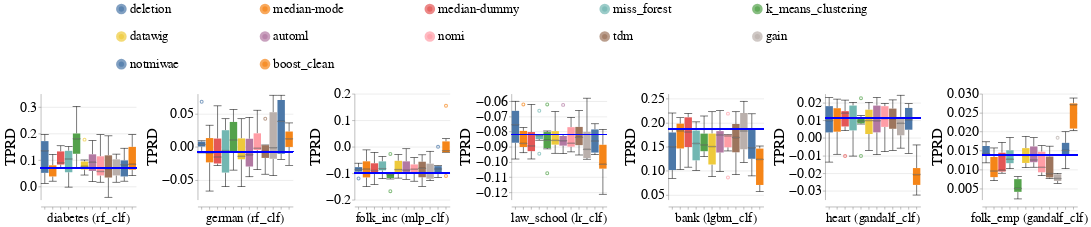

Source (notebook cell):
### Code cell
create_box_plots_for_diff_imputers_and_datasets(train_injection_scenario='mixed_exp',
                                                test_injection_scenario='MCAR1 & MAR1 & MNAR1',
                                                dataset_to_group=DATASETS_SENSITIVE_ATTRS,
                                                metric_name='Equalized_Odds_TPR',
                                                db_client=db_client)

### Figure 1 — Vega-Lite specification as saved in the notebook (floating-point values rounded to 4 significant figures; data arrays with more than 128 entries replaced by an {"elided": "..."} marker saying what was removed)
{"config": {"view": {"continuousWidth": 400, "continuousHeight": 300, "stroke": null}, "axis": {"labelFontSize": 26, "labelFontWeight": "normal", "titleFontSize": 28, "titleFontWeight": "normal"}, "facet": {"spacing": 15}, "header": {"labelFontSize": 24, "labelOrient": "bottom", "labelPadding": 5, "titleFontSize": 28}, "legend": {"columns": 5, "direction": "horizontal", "labelFontSize": 24, "labelLimit": 400, "orient": "top", "symbolOffset": 140, "symbolStrokeWidth": 10, "titleAnchor": "middle", "titleFontSize": 26, "titleLimit": 300}, "title": {"fontSize": 28}}, "data": {"name": "data-e1caca507e6dc416e13ccfbedb7a6303"}, "facet": {"column": {"field": "Dataset_Name_With_Model_Name", "sort": {"field": "Dataset_Sequence_Number", "order": "ascending"}, "title": null, "type": "nominal"}}, "spec": {"layer": [{"mark": {"type": "boxplot", "median": {"stroke": "black", "strokeWidth": 0.7}, "ticks": true}, "encoding": {"color": {"field": "Null_Imputer_Name", "sort": ["deletion", "median-mode", "median-dummy", "miss_forest", "k_means_clustering", "datawig", "automl", "nomi", "tdm", "gain", "notmiwae"], "title": null, "type": "nominal"}, "x": {"axis": {"labels": false}, "field": "Null_Imputer_Name", "sort": ["deletion", "median-mode", "median-dummy", "miss_forest", "k_means_clustering", "datawig", "automl", "nomi", "tdm", "gain", "notmiwae"], "title": null, "type": "nominal"}, "y": {"field": "Metric_Value", "scale": {"zero": false}, "title": "TPRD", "type": "quantitative"}}}, {"mark": "rule", "encoding": {"color": {"value": "blue"}, "size": {"value": 2}, "y": {"field": "Baseline_Median", "type": "quantitative"}}}], "height": 200, "width": 180}, "resolve": {"scale": {"y": "independent"}}, "$schema": "https://vega.github.io/schema/vega-lite/v4.17.0.json", "datasets": {"data-e1caca507e6dc416e13ccfbedb7a6303": {"elided": "502 records"}}}
